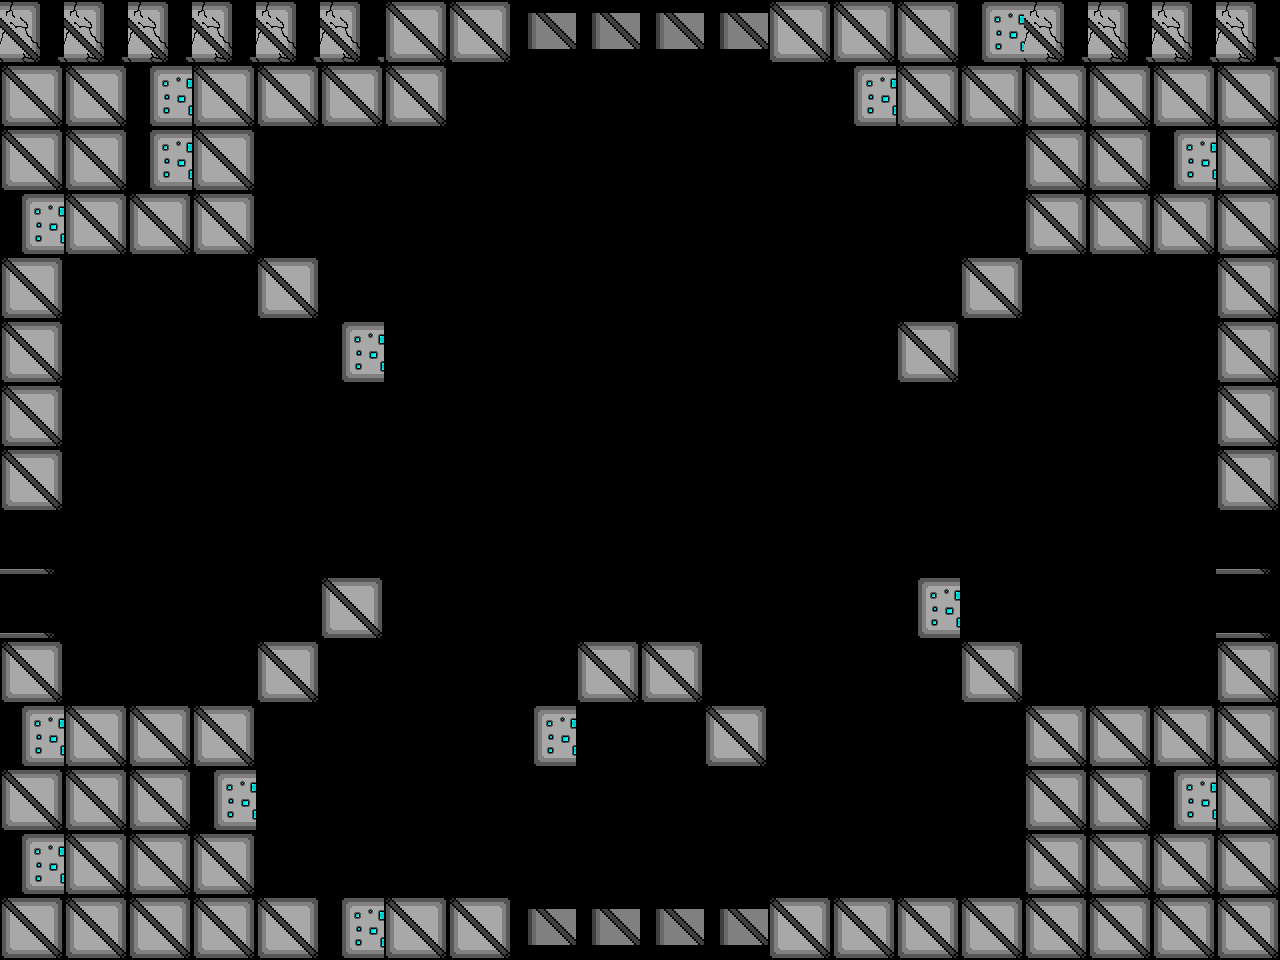

Rendered tile map (Tiled .tmx) drawn with the repository's tilesets; below, a short description and the map source with its tile grids summarised:
An orthogonal 20x15 tile map with 64x64 px tiles, 1 tile layer (Tile Layer 2) and 7 objects (2x Assassin, 2x Uno, ScrollingBackground, Player, Newborn).

<map version="1.0" tiledversion="1.1.1" orientation="orthogonal" renderorder="right-down" width="20" height="15" tilewidth="64" tileheight="64" infinite="0" nextobjectid="111">
 <properties>
  <property name="assassin" value="assets/assasin_rightLeftSpritesheet.png" />
  <property name="backgroundEasy" value="assets/backgroundEasy.png" />
  <property name="backgroundHard" value="assets/backgroundHard.png" />
  <property name="backgroundMedium" value="assets/backgroundMedium.png" />
  <property name="boss" value="assets/boss.png" />
  <property name="bossexplosion" value="assets/bossexplosion.png" />
  <property name="damageUp" value="assets/metalBoxCoin.png" />
  <property name="explosion" value="assets/explosion.png" />
  <property name="firingRateUp" value="assets/metalBoxCoin.png" />
  <property name="healthUp" value="assets/metalBoxHeart.png" />
  <property name="largeexplosion" value="assets/largeexplosion.png" />
  <property name="loading" value="assets/loading.png" />
  <property name="moveSpeedUp" value="assets/metalBoxCoin.png" />
  <property name="newborn" value="assets/newborn_spritesheet(h54_w62).png" />
  <property name="player" value="assets/playerSpriteSheetTemp.png" />
  <property name="reward" value="assets/reward1.png" />
  <property name="smallexplosion" value="assets/smallexplosion.png" />
  <property name="uno" value="assets/uno_Static.png" />
 </properties>
 <tileset firstgid="1" name="blocks1" tilewidth="64" tileheight="64" tilecount="14" columns="14">
  <image source="blocks1.png" width="900" height="64" />
 </tileset>
 <objectgroup color="#00ff00" name="Object Layer 1">
  <object id="59" name="Background" type="ScrollingBackground" x="0" y="0" width="64" height="64">
   <properties>
    <property name="numFrames" value="1" />
    <property name="textureHeight" value="960" />
    <property name="textureID" value="backgroundMedium" />
    <property name="textureWidth" value="1280" />
   </properties>
  </object>
  <object id="55" name="Player1" type="Player" x="624.364" y="760.579" width="34" height="64">
   <properties>
    <property name="numFrames" value="6" />
    <property name="textureHeight" value="60" />
    <property name="textureID" value="player" />
    <property name="textureWidth" value="34" />
   </properties>
  </object>
  <object id="105" name="Assassin1" type="Assassin" x="109.227" y="431.288" width="99" height="99">
   <properties>
    <property name="numFrames" value="4" />
    <property name="textureHeight" value="100" />
    <property name="textureID" value="assassin" />
    <property name="textureWidth" value="100" />
   </properties>
  </object>
  <object id="106" name="Assassin1" type="Assassin" x="1072.68" y="427.227" width="99" height="99">
   <properties>
    <property name="numFrames" value="4" />
    <property name="textureHeight" value="100" />
    <property name="textureID" value="assassin" />
    <property name="textureWidth" value="100" />
   </properties>
  </object>
  <object id="107" name="Newborn1" type="Newborn" x="605" y="210" width="62" height="54">
   <properties>
    <property name="numFrames" value="2" />
    <property name="textureHeight" value="54" />
    <property name="textureID" value="newborn" />
    <property name="textureWidth" value="62" />
   </properties>
  </object>
  <object id="109" name="Uno1" type="Uno" x="905.5" y="172.5" width="39" height="51">
   <properties>
    <property name="numFrames" value="2" />
    <property name="textureHeight" value="51" />
    <property name="textureID" value="uno" />
    <property name="textureWidth" value="39" />
   </properties>
  </object>
  <object id="110" name="Uno1" type="Uno" x="331.5" y="170.5" width="39" height="51">
   <properties>
    <property name="numFrames" value="2" />
    <property name="textureHeight" value="51" />
    <property name="textureID" value="uno" />
    <property name="textureWidth" value="39" />
   </properties>
  </object>
 </objectgroup>
 <layer name="Tile Layer 2" width="20" height="15">
  <properties>
   <property name="collidable" value="" />
  </properties>
  <data>[300 cells, 120 non-empty, 5 distinct tile ids]</data>
 </layer>
</map>
